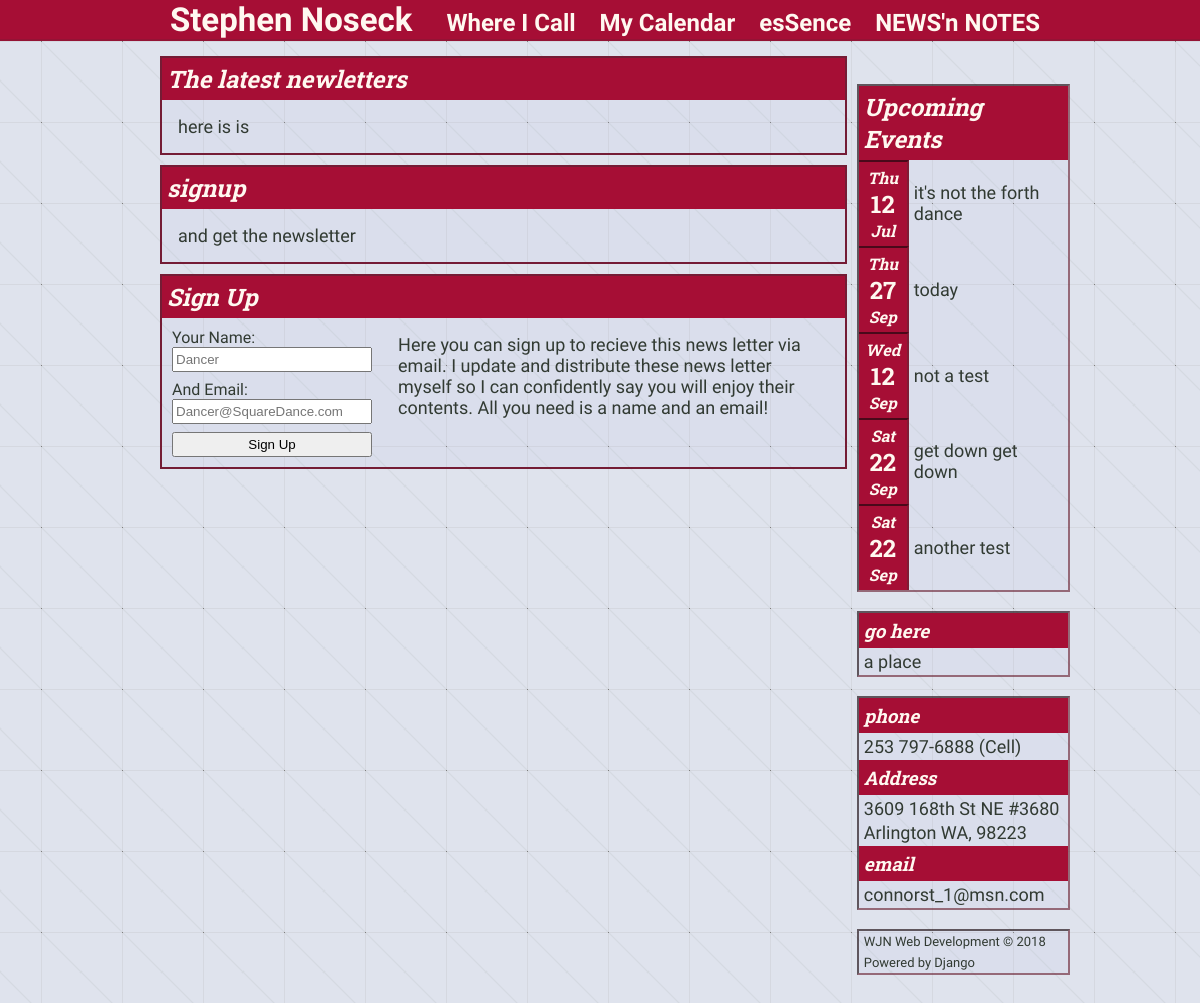
The page /essense on the database as committed earlier.
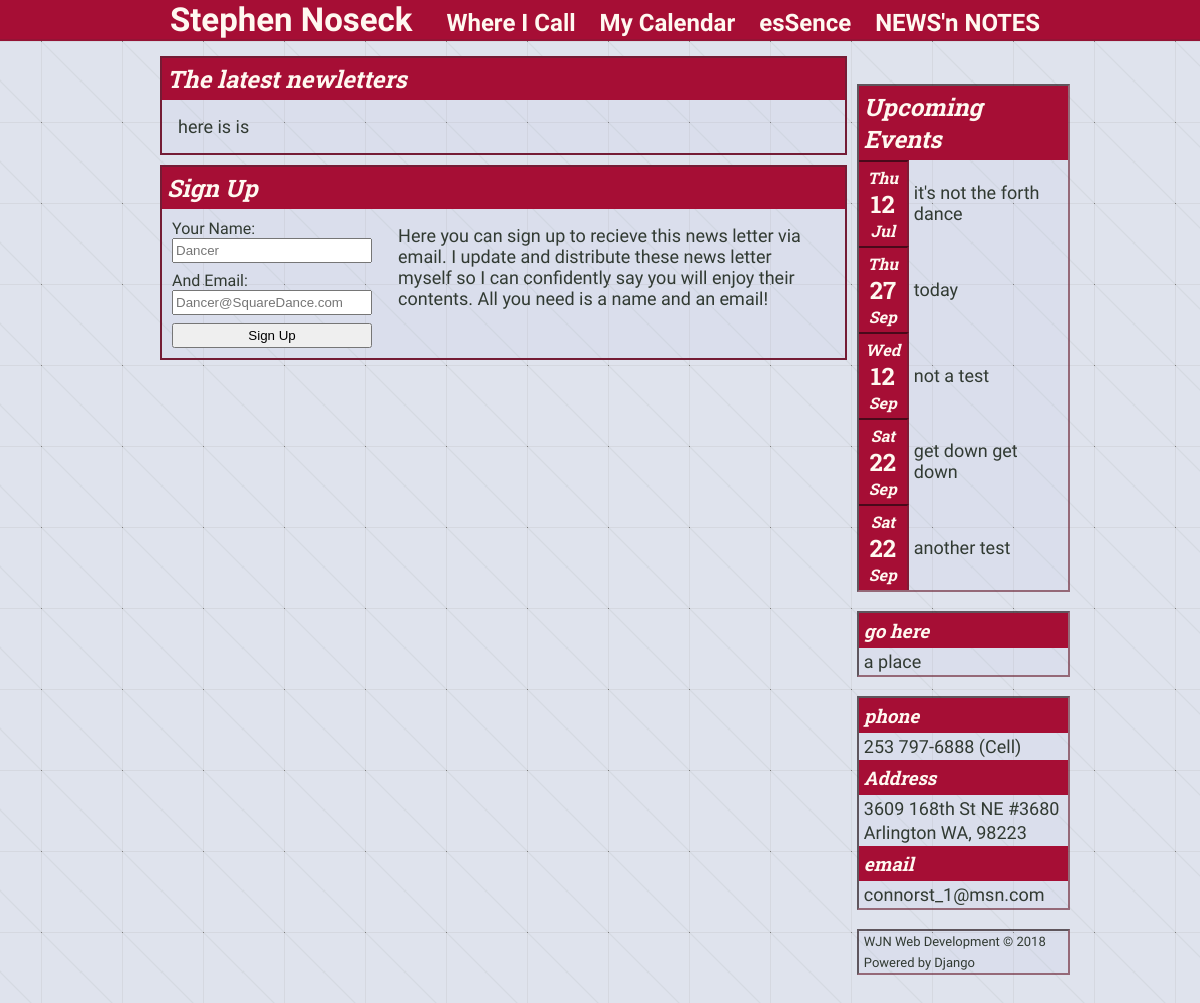
The same page on the database as committed later.
### Stevie/models.py (models this page shows, shortened)
class Post(models.Model):
    HOME = 'HM'
    VENUES = 'VN'
    CALENDAR = 'CL'
    ESSENSE = 'ES'
    SIDEBAR = 'SB'
    CONTACT_INFO = 'CI'
    NEWSN_NOTES = 'NN'
    PAGE_INDEX = (
        (HOME, 'Home'),
        (VENUES, 'Venues'),
        (CALENDAR, 'Calendar'),
        (ESSENSE, 'esSense'),
        (SIDEBAR, 'Sidebar'),
        (CONTACT_INFO, 'Contact Info'),
        (NEWSN_NOTES, 'NEWS\'n NOTES')
    )
    title = models.CharField(max_length=100, blank=True, null=True)
    text = models.TextField(blank=True, null=True)
    page = models.CharField(max_length=2, choices=PAGE_INDEX)
    address = models.CharField(max_length=100, blank=True, null=True)
    venue = models.CharField(max_length=100, blank=True, null=True)
    letter = models.FileField(upload_to='newsletters', blank=True, null=True)

class Calendar(models.Model):
    title = models.CharField(max_length=100)
    date_time = models.DateTimeField()
    address = models.CharField(max_length=100)
    venue = models.CharField(max_length=100)
    description = models.TextField()
    flyer = models.ImageField(upload_to='flyers', blank=True, null=True)
    event_site = models.URLField(blank=True, null=True)
    def getMonth(self):
        return self.date_time.strftime('%b')
    def dayOfWeek(self):
        return self.date_time.strftime('%a')

### Stevie/views.py (the view, shortened to what this page needs)
# urls.py: path('essense', views.essense, name="essense"),
def essense(request):
    if request.method == 'GET':
        cal = Calendar.objects.all()[:5]
        side = Post.objects.filter(page='SB')
        info = Post.objects.filter(page='CI')
        post = Post.objects.filter(page='ES')
        context = {'post' : post, 'title': '', 'side': side, 'info': info, 'cal': cal}
        return render(request, 'Stevie/letterIndex.html', context)

### Stevie/templates/Stevie/letterIndex.html (shortened to what this page needs)
{% extends 'layout.html' %}
{% block content %}
    <div>
        {% if post %}
            {% for p in post %}
                <section>
                    <h1>{{ p.title }}</h1>
                    <div class="text">
                        <p>{{ p.text|linebreaks }}</p>
                    </div>
                </section>
            {% endfor %}
        {% else %}
            <p style="display: none">There isn't anything here...</p>
        {% endif %}
        <section>
            <h1>Sign Up</h1>
            <div class="sign-up-wrapper">
                <form method="POST" action="/essense/" class="sign-up-form">
                    <div>
                        <label>Your Name:</label>
                    </div>
                    <div>
                        <input type="text" name="name" placeholder="Dancer">
                    </div>
                    <div style="margin-top:8px">
                        <label>And Email:</label>
                    </div>
                    <div>
                        <input type="text" name="email" placeholder="Dancer@SquareDance.com">
                    </div>
                    <div style="margin-top: 8px;">
                        <input type="submit" value="Sign Up">
                    </div>
                </form>
                <div class="sign-up-text">
                    <p>
                        Here you can sign up to recieve this news letter via email. I update and distribute these news letter myself so I can confidently say you will enjoy their contents. All you need is a name and an email!
                    </p>
                </div>
            </div>
        </section>
    </div>
{% endblock content %}

### Stevie/templates/Stevie/sidebar.html
<div>
    {% if cal %}
        {% include 'Stevie/sideCal.html' %}
    {% endif %}
</div>
<br>
<div>
    {% if side %}
        {% for s in side %}
            <section>
                <h3>{{ s.title }}</h3>
                <p>{{ s.text|linebreaks }}</p>
            </section>
        {% endfor %}
    {% else %}
        <p style="display: none">no links</p>
    {% endif %}
</div>
<br>
<div>
    {% if info %}
        {% for i in info %}
            <section>
                <h3>{{ i.title }}</h3>
                <p>{{ i.text|linebreaks }}</p>
            </section>
        {% endfor %}
    {% else %}
        <p style="display: none">no contact info</p>
    {% endif %}
</div>
<br>
<div class="foot">
    {% include 'Stevie/footer.html' %}
</div>

### Stevie/templates/Stevie/sideCal.html (shortened to what this page needs)
<section class="cal-title"><h1>Upcoming Events</h1></section>
    {% for c in cal %}
        <section class="cal-sec">
            <article>
                    <span class="cal-box">
                        <h4>{{ c.dayOfWeek }}</h4>
                        <h2>{{ c.date_time.day}}</h2>
                        <h4>{{ c.getMonth }}</h4>
                    </span>
            </article>
                {% if c.event_site %}
                    <a href="{{ c.event_site }}">
                {% endif %}
                    <p>{{ c.title }}</p>
                {% if c.event_site %}
                    </a>
                {% endif %}
        </section>
    {% endfor %}

Rows that differ between the two databases and show on the page:
removed Post: title "signup", text "and get the newsletter"
